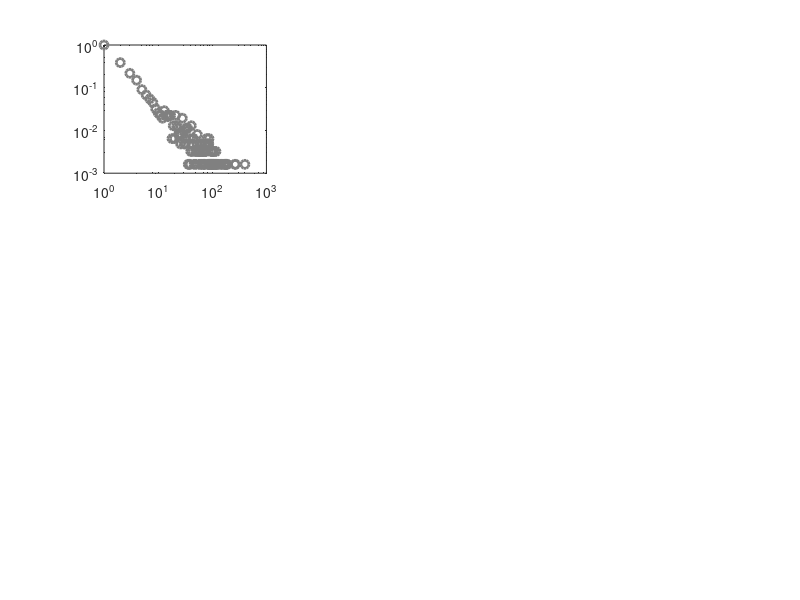

Write MATLAB code to recreate this figure. (Note: this script raises an error after producing the figure.)
clc;clear;close all
addpath('CritAnalysisSoftwarePackage2016-04-25');
figure(...
      'Color', 'w', ...
      'Units', 'Normalized', ...
      'Name', 'Figure 1 Power-law distribution fot the aggregate level reflecting the brain near criticality in the resting state', ...
      'Position', [0.1 0.1 0.8 0.8]);

Label_size = 18;
Title_size = 24;
Text_size = 20;
  
load('avalanches_HMS_1.4.mat', 'ava_size_HMS')
load('avalanches_HMS_1.4.mat', 'ava_duration_HMS')
load('avalanches_HMS_1.4.mat', 'average_size_HMS')
load('avalanches_HMS_1.4.mat', 'lifetime_HMS')
S = ava_size_HMS;
T = ava_duration_HMS;
Smax2fit = 30; 
Smin2fit = 3;
Tmax2fit = 9; 
Tmin2fit=2;

%% 
ax1 = subplot(3, 3, 1);
S_p = hist(S, min(S):max(S));
loglog(min(S):max(S), S_p./S_p(1), ...
    'Color', [0.50,0.50,0.50], ...
    'LineStyle', 'none', ...
    'LineWidth', 2, ...
    'Marker', 'o', ...
    'MarkerSize', 6);
hold on;
[alpha_mle_HMS, Smin2fit, Smax2fit] = plmle(S, 'xmin', Smin2fit, 'xmax', Smax2fit);
[p_alpha_mle_HMS] = pvcalc(S, alpha_mle_HMS, 'xmin',Smin2fit,'xmax',Smax2fit);
loglog(Smin2fit:Smax2fit, (Smin2fit:Smax2fit).^(-alpha_mle_HMS), ...
    'Color', [0,1,0], ...
    'LineStyle', '--', ...
    'LineWidth', 2.5);
text(0.6, 0.9, ['$\alpha=', num2str(round(alpha_mle_HMS,2)), '$'], ...
    'units', 'normalized', ...
    'Interpreter','latex',...
    'Color', [0.00,0.00,0.00], ...
    'FontName', 'Arial', ...
    'FontSize', Text_size, ...
    'EdgeColor','none');
text(0.6, 0.7, ['$p=', num2str(round(p_alpha_mle_HMS,2)), '$'], ...
    'units', 'normalized', ...
    'Interpreter', 'latex',...
    'Color', [0.00,0.00,0.00], ...
    'FontName', 'Arial', ...
    'FontSize', Text_size, ...
    'EdgeColor', 'none');
xlabel('avalanche size S', ...
    'FontName', 'Arial');
ylabel('P(S)', ...
    'FontName', 'Arial');
xlim([1,1000]);
ylim([0.0001,1]);
set(gca, ...
    'FontName', 'Arial', ...
    'FontSize', Label_size, ...
    'XTick', [1, 10, 100, 1000], ...
    'YTick', [0.00001, 0.0001, 0.001, 0.01, 0.1,1]);
grid off; 
ax1.LineWidth=2; 
box(ax1, 'off'); 
hold off
title('a', ...
    'FontName', 'Arial', ...
    'FontSize', Title_size, ...
    'FontWeight', 'bold', ...
    'units', 'normalized', ...
    'position', [-1/18,1+1/18], ...
    'HorizontalAlignment', 'right', ...
    'VerticalAlignment', 'bottom');

%%
ax1 = subplot(3,3,2);
T_p = hist(T, min(T):max(T));
loglog(min(T):max(T), T_p./T_p(1), ...
    'Color', [0.50,0.50,0.50], ...
    'LineStyle', 'none', ...
    'LineWidth', 2, ...
    'Marker', 'o', ...
    'MarkerSize', 6);
hold on;
[tau_mle_HMS, Tmin2fit, Tmax2fit] = plmle(T,'xmin',Tmin2fit,'xmax',Tmax2fit);
[p_tau_mle_HMS] = pvcalc(T, tau_mle_HMS, 'xmin',Tmin2fit,'xmax',Tmax2fit);
loglog(Tmin2fit:Tmax2fit, (Tmin2fit:Tmax2fit).^(-tau_mle_HMS), ...
    'Color', [0,1,0], ...
    'LineStyle', '--', ...
    'LineWidth', 2.5);
text(0.6, 0.9, ['$\tau=', num2str(round(tau_mle_HMS, 2)), '$'],...
    'units', 'normalized', ...
    'Interpreter','latex',...
    'Color', [0.00, 0.00, 0.00], ...
    'FontName', 'Arial', ...
    'FontSize', Text_size, ...
    'EdgeColor', 'none');
text(0.6, 0.7, ['$p= ', num2str(round(p_tau_mle_HMS, 2)), '$'], ...
    'units', 'normalized', ...
    'Interpreter','latex',...
    'Color', [0.00,0.00,0.00], ...
    'FontName', 'Arial', ...
    'FontSize', Text_size, ...
    'EdgeColor', 'none');
xlabel('avalanche duration T', ...
    'FontName', 'Arial');
ylabel('P(T)', ...
    'FontName', 'Arial');
xlim([1, 100])
ylim([0.0001, 1]);
set(gca, ...
    'FontName', 'Arial',...
    'FontSize', Label_size, ...
    'XTick', [1, 10, 100, 1000], ...
    'YTick', [0.00001, 0.0001, 0.001, 0.01, 0.1, 1]);
title('HMS', ...
    'FontName', 'Arial', ...
    'FontSize', Title_size);
grid off; 
ax1.LineWidth = 2; 
box(ax1, 'off');
hold off
%%
ax1 = subplot(3, 3, 3);
gamma_mle_HMS = (tau_mle_HMS-1)/(alpha_mle_HMS-1);
loglog(lifetime_HMS, average_size_HMS, ...
    'Color', [0.5,0.5,0.5], ...
    'LineStyle', 'none', ...
    'LineWidth', 2, ...
    'Marker', 'o', ...
    'MarkerSize', 6);
hold on
[gamma_nlsfit_HMS] = createFit_pl_nonlinearLS(lifetime_HMS(Tmin2fit:Tmax2fit), average_size_HMS(Tmin2fit:Tmax2fit));
loglog(Tmin2fit:Tmax2fit, (gamma_nlsfit_HMS.a).*(Tmin2fit:Tmax2fit).^(gamma_nlsfit_HMS.b), ...
    'Color', [1,0,0], ...
    'LineStyle', '--', ...
    'LineWidth', 2.5);
text(0.15, 0.9, ['$\frac{\tau-1}{\alpha-1}=', num2str(round(gamma_mle_HMS,2)), '$'], ...
    'units', 'normalized', ...
    'Interpreter', 'latex', ...
    'Color', [0.00,0.00,0.00], ...
    'FontName', 'Arial', ...
    'FontSize', Text_size, ...
    'EdgeColor', 'none');
text(0.15, 0.7, ...
    ['$\gamma= ', num2str(round(gamma_nlsfit_HMS.b,2)), '$'], ...
    'units', 'normalized', ...
    'Interpreter','latex',...
    'Color', [0.00,0.00,0.00], ...
    'FontName', 'Arial', ...
    'FontSize', Text_size, ...
    'EdgeColor', 'none');
xlabel('avalanche duration T', ...
    'FontName', 'Arial');
ylabel('average size <S>', ...
    'FontName', 'Arial');
xlim([1,100]);
ylim([1,1000]);
set(gca, ...
    'FontName', 'Arial', ...
    'FontSize', Label_size, ...
    'XTick', [1,10,100,1000], ...
    'YTick', [1,10,100,1000]);
box(ax1,'off'); 
ax1.LineWidth = 2; 
grid off; 
hold off

% MMS
load('avalanches_MMS_1.4.mat', 'ava_duration_MMS')
load('avalanches_MMS_1.4.mat', 'ava_size_MMS')
load('avalanches_MMS_1.4.mat', 'average_size_MMS')
load('avalanches_MMS_1.4.mat', 'lifetime_MMS')
clear S T
S = ava_size_MMS;
T = ava_duration_MMS;
Smax2fit = 30; 
Smin2fit=3;
Tmax2fit = 9; 
Tmin2fit=2;
%% 
ax1 = subplot(3,3,4);
S_p = hist(S, min(S):max(S));
loglog(min(S):max(S), S_p./S_p(1), ...
    'Color', [0.50,0.50,0.50], ...
    'LineStyle', 'none', ...
    'LineWidth', 2, ...
    'Marker', 'o', ...
    'MarkerSize', 6);
hold on;
[alpha_mle_MMS, Smin2fit, Smax2fit] = plmle(S, 'xmin', Smin2fit, 'xmax', Smax2fit);
[p_alpha_mle_MMS] = pvcalc(S, alpha_mle_MMS, 'xmin', Smin2fit, 'xmax',Smax2fit);
loglog(Smin2fit:Smax2fit, (Smin2fit:Smax2fit).^(-alpha_mle_MMS), ...
    'Color', [0,1,0], ...
    'LineStyle', '--', ...
    'LineWidth',2.5);
text(0.6, 0.9, ['$\alpha= ', num2str(round(alpha_mle_MMS,2)), '$'], ...
    'units', 'normalized', ...
    'Interpreter', 'latex',...
    'Color', [0.00,0.00,0.00], ...
    'FontName', 'Arial',...
    'FontSize', Text_size, ...
    'EdgeColor', 'none');
text(0.6, 0.7, ['$p= ', num2str(round(p_alpha_mle_MMS,2)), '$'], ...
    'units', 'normalized', ...
    'Interpreter', 'latex', ...
    'Color', [0.00,0.00,0.00], ...
    'FontName', 'Arial', ...
    'FontSize', Text_size, ...
    'EdgeColor', 'none');
xlabel('avalanche size S', ...
    'FontName', 'Arial');
ylabel('P(S)', ...
    'FontName', 'Arial');
xlim([1, 1000]); 
ylim([0.0001, 1])
set(gca, ...
    'FontName', 'Arial', ...
    'FontSize', Label_size, ...
    'XTick', [1, 10, 100, 1000], ...
    'YTick', [0.00001, 0.0001, 0.001, 0.01, 0.1, 1]);
grid off; 
ax1.LineWidth = 2; 
box(ax1, 'off'); 
hold off
title('b', ...
    'FontName', 'Arial', ...
    'FontSize', Title_size, ...
    'FontWeight', 'bold', ...
    'units', 'normalized', ...
    'position', [-1/18,1+1/18], ...
    'HorizontalAlignment', 'right', ...
    'VerticalAlignment', 'bottom');
%%
ax1 = subplot(3,3,5);
T_p = hist(T, min(T):max(T));
loglog(min(T):max(T), T_p./T_p(1), ...
    'Color', [0.50,0.50,0.50], ...
    'LineStyle', 'none', ...
    'LineWidth', 2, ...
    'Marker', 'o', ...
    'MarkerSize', 6);
hold on;
[tau_mle_MMS, Tmin2fit, Tmax2fit] = plmle(T, 'xmin', Tmin2fit, 'xmax', Tmax2fit);
[p_tau_mle_MMS] = pvcalc(T, tau_mle_MMS, 'xmin',Tmin2fit,'xmax',Tmax2fit);
loglog(Tmin2fit:Tmax2fit, (Tmin2fit:Tmax2fit).^(-tau_mle_MMS), ...
    'Color', [0,1,0], ...
    'LineStyle', '--', ...
    'LineWidth', 2.5);

text(0.6, 0.9, ['$\tau= ',num2str(round(tau_mle_MMS,2)),'$'], ...
    'units', 'normalized', ...
    'Interpreter', 'latex',...
    'Color', [0.00,0.00,0.00], ...
    'FontName', 'Arial', ...
    'FontSize', Text_size, ...
    'EdgeColor', 'none');
text(0.6, 0.7, ['$p= ',num2str(round(p_tau_mle_MMS,2)),'$'], ...
    'units', 'normalized', ...
    'Interpreter', 'latex',...
    'Color', [0.00,0.00,0.00], ...
    'FontName', 'Arial', ...
    'FontSize', Text_size, ...
    'EdgeColor', 'none');
xlabel('avalanche duration T', ...
    'FontName', 'Arial', ...
    'FontSize', Label_size);
ylabel('P(T)', ...
    'FontName', 'Arial', ...
    'FontSize', Label_size);
xlim([1, 100]);
ylim([0.0001, 1]);
set(gca, ...
    'FontName', 'Arial', ...
    'FontSize', Label_size, ...
    'XTick', [1, 10, 100, 1000], ...
    'YTick', [0.00001, 0.0001, 0.001, 0.01, 0.1, 1]);
grid off; 
ax1.LineWidth=2; 
box(ax1,'off'); 
hold off
title('MMS', ...
    'FontName', 'Arial', ...
    'FontSize', Title_size);

ax1 = subplot(3,3,6);
gamma_mle_MMS = (tau_mle_MMS-1)/(alpha_mle_MMS-1);
loglog(lifetime_MMS, average_size_MMS, ...
    'Color', [0.5,0.5,0.5], ...
    'LineStyle', 'none', ...
    'LineWidth', 2, ...
    'Marker', 'o', ...
    'MarkerSize', 6);
hold on
[gamma_nlsfit_MMS] = createFit_pl_nonlinearLS(lifetime_MMS(Tmin2fit:Tmax2fit), average_size_MMS(Tmin2fit:Tmax2fit));
loglog(Tmin2fit:Tmax2fit, (gamma_nlsfit_MMS.a).*(Tmin2fit:Tmax2fit).^(gamma_nlsfit_MMS.b), ...
    'Color', [1,0,0], ...
    'LineStyle', '--', ...
    'LineWidth',2.5);

text(0.15, 0.9, ['$\frac{\tau-1}{\alpha-1}=', num2str(round(gamma_mle_MMS,2)), '$'], ...
    'units', 'normalized', ...
    'Interpreter', 'latex',...
    'Color', [0.00,0.00,0.00], ...
    'FontName', 'Arial', ...
    'FontSize', Text_size, ...
    'EdgeColor', 'none');
text(0.15, 0.7, ['$\gamma=', num2str(round(gamma_nlsfit_MMS.b,2)), '$'], ...
    'units', 'normalized', ...
    'Interpreter', 'latex',...
    'Color', [0.00,0.00,0.00], ...
    'FontName', 'Arial', ...
    'FontSize', Text_size, ...
    'EdgeColor', 'none');
xlabel('avalanche duration T', ...
    'FontName', 'Arial');
ylabel('average size <S>', ...
    'FontName', 'Arial');
xlim([1, 100]);
ylim([1, 1000]);
set(gca, ...
    'FontName', 'Arial', ...
    'FontSize', Label_size, ...
    'XTick', [1,10,100,1000], ...
    'YTick', [1,10,100,1000]);
box(ax1,'off'); 
ax1.LineWidth = 2; 
grid off; 
hold off
%%
load('avalanches_LMS_1.4.mat', 'ava_duration_LMS')
load('avalanches_LMS_1.4.mat', 'ava_size_LMS')
load('avalanches_LMS_1.4.mat', 'average_size_LMS')
load('avalanches_LMS_1.4.mat', 'lifetime_LMS')
clear S T
S = ava_size_LMS;
T = ava_duration_LMS;
Smax2fit = 30; Smin2fit=3;
Tmax2fit = 9; Tmin2fit=2;
%% 
ax1 = subplot(3,3,7);
S_p = hist(S,min(S):max(S));
loglog(min(S):max(S), S_p./S_p(1), ...
    'Color', [0.50,0.50,0.50], ...
    'LineStyle', 'none', ...
    'LineWidth', 2, ...
    'Marker', 'o', ...
    'MarkerSize', 6);
hold on;
[alpha_mle_LMS, Smin2fit, Smax2fit] = plmle(S,'xmin',Smin2fit,'xmax',Smax2fit);
[p_alpha_mle_LMS, ks_alpha_mle] = pvcalc(S, alpha_mle_LMS, 'xmin',Smin2fit,'xmax',Smax2fit);
loglog(Smin2fit:Smax2fit, (Smin2fit:Smax2fit).^(-alpha_mle_LMS), ...
    'Color', [0,1,0], ...
    'LineStyle', '--', ...
    'LineWidth',2.5);

text(0.6, 0.9, ['$\alpha= ',num2str(round(alpha_mle_LMS,2)),'$'], ...
    'units', 'normalized', ...
    'Interpreter', 'latex',...
    'Color', [0.00,0.00,0.00], ...
    'FontName', 'Arial', ...
    'FontSize', Text_size, ...
    'EdgeColor','none');
text(0.6, 0.7, ['$p= ', num2str(round(p_alpha_mle_LMS,2)), '$'], ...
    'units', 'normalized', ...
    'Interpreter', 'latex', ...
    'Color', [0.00,0.00,0.00], ...
    'FontName', 'Arial', ...
    'FontSize', Text_size, ...
    'EdgeColor', 'none');
xlabel('avalanche size S', ...
    'FontName', 'Arial');
ylabel('P(S)', ...
    'FontName', 'Arial');
xlim([1, 1000]); 
ylim([0.0001, 1]);
set(gca, ...
    'FontName', 'Arial', ...
    'FontSize', Label_size, ...
    'XTick', [1, 10, 100, 1000], ...
    'YTick', [0.00001, 0.0001, 0.001, 0.01, 0.1, 1]);
grid off; 
ax1.LineWidth = 2; 
box(ax1,'off'); 
hold off
title('c', ...
    'FontName', 'Arial', ...
    'FontSize', Title_size, ...
    'FontWeight', 'bold', ....
    'units', 'normalized', ...
    'position', [-1/18,1+1/18], ...
    'HorizontalAlignment', 'right', ...
    'VerticalAlignment', 'bottom');
%%
ax1 = subplot(3,3,8);
T_p = hist(T,min(T):max(T));
loglog(min(T):max(T), T_p./T_p(1), ...
    'Color', [0.50,0.50,0.50], ...
    'LineStyle', 'none', ...
    'LineWidth', 2, ...
    'Marker', 'o', ...
    'MarkerSize', 6);
hold on;
[tau_mle_LMS, Tmin2fit, Tmax2fit] = plmle(T, 'xmin', Tmin2fit, 'xmax', Tmax2fit);
[p_tau_mle_LMS, ks_tau_mle] = pvcalc(T, tau_mle_LMS, 'xmin',Tmin2fit,'xmax',Tmax2fit);
loglog(Tmin2fit:Tmax2fit, (Tmin2fit:Tmax2fit).^(-tau_mle_LMS), ...
    'Color', [0,1,0], ...
    'LineStyle', '--', ...
    'LineWidth', 2.5);
text(0.6, 0.9, ['$\tau=', num2str(round(tau_mle_LMS,2)), '$'], ...
    'units', 'normalized', ...
    'Interpreter','latex',...
    'Color', [0.00,0.00,0.00], ...
    'FontName', 'Arial', ...
    'FontSize', Text_size, ...
    'EdgeColor', 'none'); 
text(0.6, 0.7, ['$p= ',num2str(round(p_tau_mle_LMS,2)),'$'], ...
    'units', 'normalized', ...
    'Interpreter','latex',...
    'Color', [0.00,0.00,0.00], ...
    'FontName', 'Arial', ...
    'FontSize', Text_size, ...
    'EdgeColor', 'none');
xlabel('avalanches duration T', ...
    'FontName', 'Arial');
ylabel('P(T)', ...
    'FontName', 'Arial');
xlim([1,100]);
ylim([0.0001,1])
set(gca, ...
    'FontName', 'Arial', ...
    'FontSize', Label_size, ...
    'XTick', [1, 10, 100, 1000], ...
    'YTick', [0.00001, 0.0001, 0.001, 0.01, 0.1, 1]);
title('LMS', ...
    'FontName', 'Arial', ....
    'FontSize', Title_size);
grid off; 
ax1.LineWidth = 2; 
box(ax1,'off'); 
hold off
%%
ax1 = subplot(3,3,9);
gamma_mle_LMS = (tau_mle_LMS-1)/(alpha_mle_LMS-1);
loglog(lifetime_LMS, average_size_LMS, ...
    'Color', [0.5,0.5,0.5], ...
    'LineStyle', 'none', ...
    'LineWidth', 2, ...
    'Marker', 'o', ...
    'MarkerSize', 6);
hold on
[gamma_nlsfit_LMS] = createFit_pl_nonlinearLS(lifetime_LMS(Tmin2fit:Tmax2fit), average_size_LMS(Tmin2fit:Tmax2fit));
loglog(Tmin2fit:Tmax2fit, (gamma_nlsfit_LMS.a).*(Tmin2fit:Tmax2fit).^(gamma_nlsfit_LMS.b), ...
    'Color', [1,0,0], ...
    'LineStyle', '--', ...
    'LineWidth', 2.5);
text(0.15, 0.9, ['$\frac{\tau-1}{\alpha-1}=', num2str(round(gamma_mle_LMS,2)), '$'], ...
    'units', 'normalized', ...
    'Interpreter', 'latex',...
    'Color', [0.00,0.00,0.00], ...
    'FontName', 'Arial', ...
    'FontSize', Text_size, ...
    'EdgeColor', 'none');
text(0.15, 0.7, ['$\gamma=', num2str(round(gamma_nlsfit_LMS.b,2)), '$'], ...
    'units', 'normalized', ...
    'Interpreter','latex',...
    'Color', [0.00,0.00,0.00], ...
    'FontName', 'Arial', ...
    'FontSize', Text_size, ...
    'EdgeColor', 'none');
xlabel('avalanche duration T', ...
    'FontName', 'Arial');
ylabel('average size <S>', ...
    'FontName', 'Arial');
xlim([1, 100]);
ylim([1, 1000])
set(gca, ...
    'FontName', 'Arial', ...
    'FontSize', Label_size, ...
    'XTick', [1, 10, 100, 1000], ...
    'YTick', [1, 10, 100, 1000]);
box(ax1,'off'); 
ax1.LineWidth=2; 
grid off; 
hold off

criteria.alpha_HMS = alpha_mle_HMS;
criteria.alpha_LMS = alpha_mle_LMS;
criteria.alpha_MMS = alpha_mle_MMS;
criteria.tau_HMS = tau_mle_HMS;
criteria.tau_MMS = tau_mle_MMS;
criteria.tau_LMS = tau_mle_LMS;
criteria.gammafit_HMS = gamma_nlsfit_HMS;
criteria.gammafit_MMS = gamma_nlsfit_MMS;
criteria.gammafit_LMS = gamma_nlsfit_LMS;
criteria.gamma_HMS = gamma_mle_HMS;
criteria.gamma_MMS = gamma_mle_MMS;
criteria.gamma_LMS = gamma_mle_LMS;
